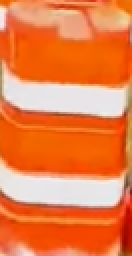
#> input picture Royyuru Sai Prasanna Gangadhar_ME19B190/roi.png, 66 x 128 px, found by its file name (shown 2 times larger)
$ python ME19B093_task2.py
#> lines starting #> are read from the running program, lines starting #| are printed output that depends on the picture; after the words box and inside, x2 and y2 are one past the last pixel; in counts of white or black regions, pixels touching at a corner belong together; pictures that were not available may be replaced by others from this repository, and a replacement may not be noted
import cv2

def get_roi_hist(roi):
    roi_hsv = cv2.cvtColor(roi, cv2.COLOR_BGR2HSV)
    roi_hist = cv2.calcHist([roi_hsv],[0], None, [180], [0, 180])
    return roi_hist

def get_mask(img,roi_hist,morph=0):
    img_hsv = cv2.cvtColor(img,cv2.COLOR_BGR2HSV)
    mask = cv2.calcBackProject([img_hsv],[0],roi_hist,[0,180],1)
    if morph:
        disc = cv2.getStructuringElement(cv2.MORPH_ELLIPSE, (5, 5))
        mask = cv2.filter2D(mask,-1,disc)
    _,mask = cv2.threshold(mask,120,255,cv2.THRESH_BINARY)
    return mask

cap = cv2.VideoCapture('Video.mp4')
barrel = cv2.imread('ROI.png')
#> barrel is the input picture: shape (128, 66, 3); mean B, G, R 72.1, 127.1, 234.5

roi_hist = get_roi_hist(barrel)
#> in get_roi_hist, `roi_hsv = cv2.cvtColor(roi, cv2.COLOR_BGR2HSV)`: roi_hsv: shape (128, 66, 3); mean H, S, V 24.5, 176.2, 234.7
#> in get_roi_hist, `roi_hist = cv2.calcHist([roi_hsv],[0], None, [180], [0, 180])`: roi_hist = 180 values, max 1531 at index 11, min 0 at index 24, mean 46.93
frame_size = (720,1280)

while(cap.isOpened()):
    ret, frame = cap.read()
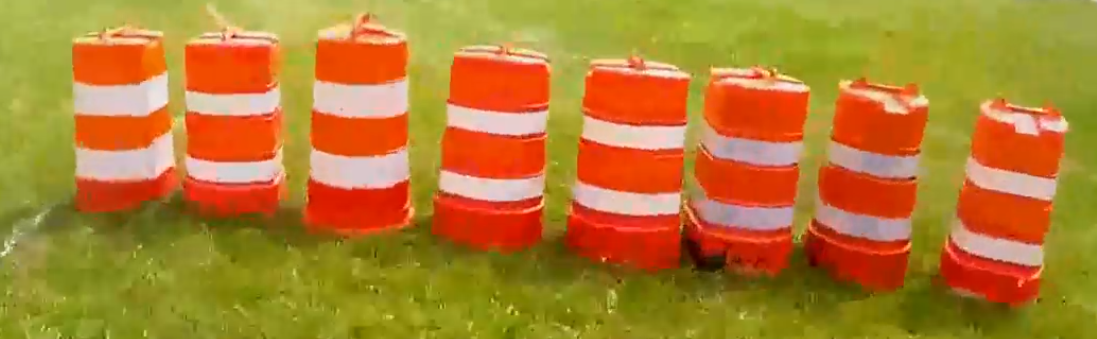
#> input picture Original.png, 1097 x 339 px, given in place of Video.mp4, which was not available
#> frame is the input picture: shape (339, 1097, 3); mean B, G, R 48.3, 126.2, 177.4

    if ret == True:
        cv2.imshow('Frame',frame)
        mask = get_mask(frame,roi_hist)
#> in get_mask, `img_hsv = cv2.cvtColor(img,cv2.COLOR_BGR2HSV)`: img_hsv: shape (339, 1097, 3); mean H, S, V 24.5, 190.2, 179.4
#> in get_mask, `mask = cv2.calcBackProject([img_hsv],[0],roi_hist,[0,180],1)`:
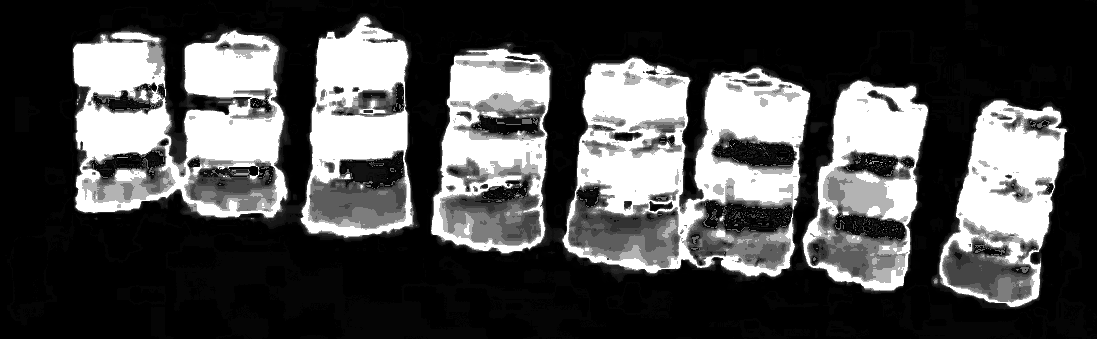
#> mask: shape (339, 1097); min 0, max 255, mean 76.1
#> in get_mask, `_,mask = cv2.threshold(mask,120,255,cv2.THRESH_BINARY)`:
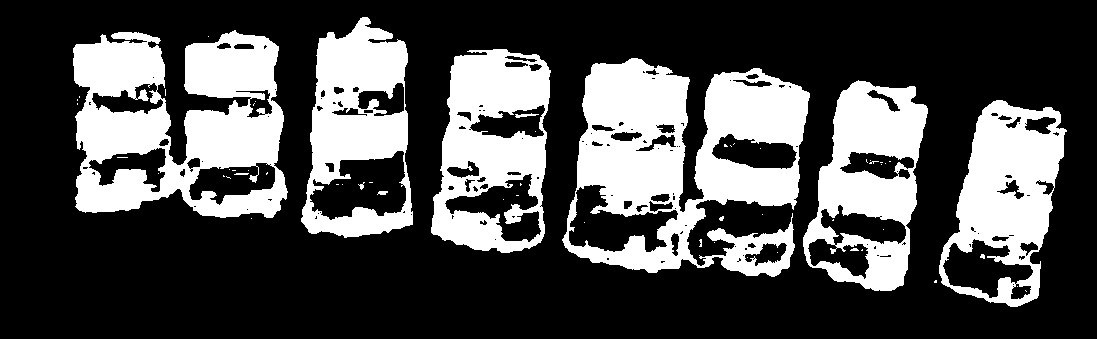
#> mask: shape (339, 1097); 30.1% white; 60 white regions (49 under 20 px), largest, box (x1, y1, x2, y2) and area: (562, 58, 810, 277) 30192, (73, 30, 288, 218) 25605, (431, 49, 551, 253) 14749
        cv2.imshow('Mask',mask)
        final = cv2.bitwise_and(frame,frame,mask=mask)
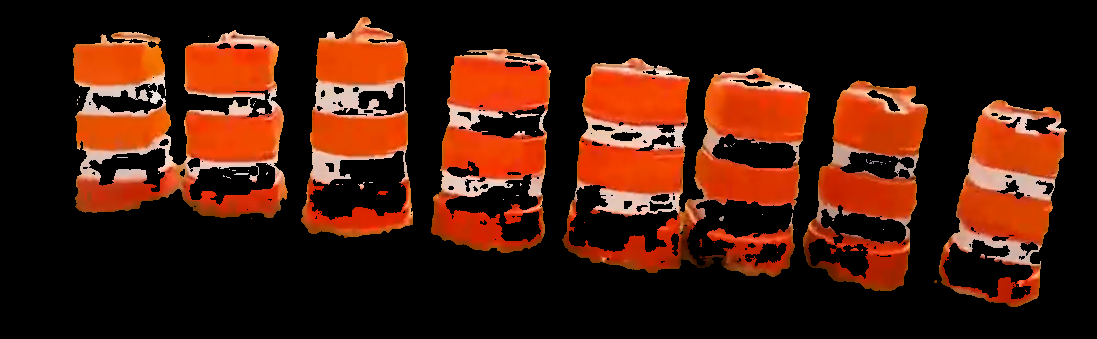
#> final: shape (339, 1097, 3); mean B, G, R 12.1, 26.7, 66.2
        cv2.imshow('Only Barrels!',final)

        if cv2.waitKey(25) & 0xFF == ord('q'):
#> (key q is pressed here)
            break
    else:
        break

cap.release()
cv2.destroyAllWindows()
#> (the run stopped early here; a loop or call above may not have finished)
